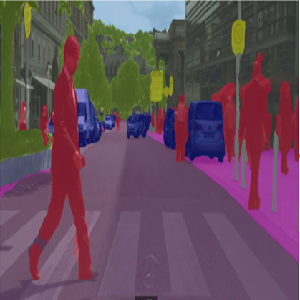
#> input picture CLASE1/imagen5.png, 300 x 300 px, given in place of the camera
$ python uso_de_camara.py
#> lines starting #> are read from the running program, lines starting #| are printed output that depends on the picture; after the words box and inside, x2 and y2 are one past the last pixel; in counts of white or black regions, pixels touching at a corner belong together
"""
Crear objeto para la manipulación de la camara
"""
import numpy as np
import cv2
#-------------
video=cv2.VideoCapture(0)
#ingresar a un bucle while
blue_min=np.array([80,110,110])
blue_max=np.array([120,255,255])
while True:
    #CAPTAR IMAGEN DE LA CAMARA
    estado,img=video.read()
#> img is the input picture: shape (300, 300, 3); mean B, G, R 90.7, 76.8, 102.5
    img=cv2.resize(img,(400,400),interpolation=cv2.INTER_AREA)
#> img: shape (400, 400, 3)
    #ATENUAR EL RUIDO
    img=cv2.GaussianBlur(img,(5,5),1)
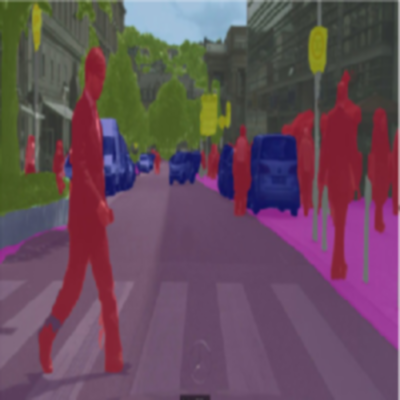
#> img: shape (400, 400, 3); mean B, G, R 90.5, 76.7, 102.4
    #convertir de la escala BGR A HSV
    hsv=cv2.cvtColor(img,cv2.COLOR_BGR2HSV)
#> hsv: shape (400, 400, 3); mean H, S, V 117.1, 94.7, 110.8
    #REALIZAR LA SEGMENTACIÓN
    azul=cv2.inRange(hsv,blue_min,blue_max)
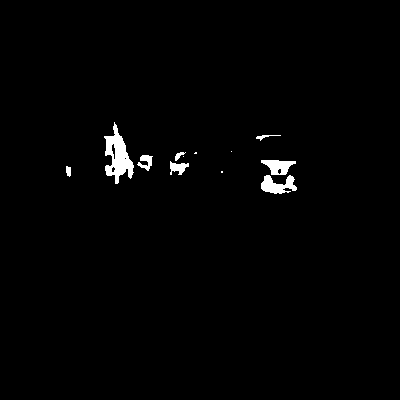
#> azul: shape (400, 400); 1.3% white; 12 white regions (4 under 20 px), largest, box (x1, y1, x2, y2) and area: (104, 122, 134, 184) 886, (261, 175, 297, 194) 407, (261, 160, 296, 175) 321
    #REALIZAR OPERACIÓN MORFOLOGICA
    filtro=np.ones((7,7),dtype=np.float32)
    #EROCIÓN (ELIMINAR PIXELES DE LA ULTIMA CAPA)
    morfo=cv2.erode(azul,filtro,iterations=4)
#> morfo: shape (400, 400); every value is 0
    #DILATACIÓN (AÑADIR PIXELES EN LA ULTIMA CAPA)
    morfo=cv2.dilate(morfo,filtro,iterations=4)
    #resultado1
    resultado1=cv2.bitwise_and(img,img,mask=azul)
    #resultado2
    resultado2=cv2.bitwise_and(img,img,mask=morfo)
#> resultado2: shape (400, 400, 3); every value is 0
    #DETERMINAR EL CONTORNO DE LA IMAGEN BINARIA morfo
    contorno,jerarquia=cv2.findContours(morfo,cv2.RETR_TREE,cv2.CHAIN_APPROX_SIMPLE)
#> contorno = []; jerarquia = None
    #GRAFICAR TODOS LOS CONTORNOS
    for c in contorno:
        # (B,G,R)
        cv2.drawContours(resultado2,[c],0,(0,255,255),1)
#> this loop made 0 passes
    #H(0-179) HUE , S SATURATION(0-255)  , V VALUE(0-255)
    #cv2.imshow("LA IMAGEN ES:",img)
    #cv2.imshow("IMAGEN RESULTADO,SIN FILTRO MORFOLOGICO", resultado1)
    cv2.imshow("IMAGEN RESULTADO,CON FILTRO MORFOLOGICO",resultado2)
    #cv2.imshow("IMAGE BINARIA AZUL,CON FILTRO MORFOLOGICO",morfo)
    #cv2.imshow("IMAGEN BINARIA AZUL,SIN FILTRO MORFOLOGICO",azul)
    if cv2.waitKey(1)==ord("q"):
#> (key q is pressed here)
        break
video.release()
cv2.destroyAllWindows()


#----MANIPULACIÓN DE LA CAMARA DE LA LAPTOP

"""
Crear objeto para la manipulación de la camara
"""
import numpy as np
import cv2
#-------------
video=cv2.VideoCapture(0)

while True:
    #CAPTAR IMAGEN DE LA CAMARA
    estado,img=video.read()

    img=cv2.resize(img,(400,400),interpolation=cv2.INTER_AREA)
    img=cv2.GaussianBlur(img,(5,5),1)

    #cv2.imshow("IMAGEN BINARIA AZUL,SIN FILTRO MORFOLOGICO",azul)
    if cv2.waitKey(1)==ord("q"):
#> (key q is pressed here)
        break
video.release()
cv2.destroyAllWindows()
